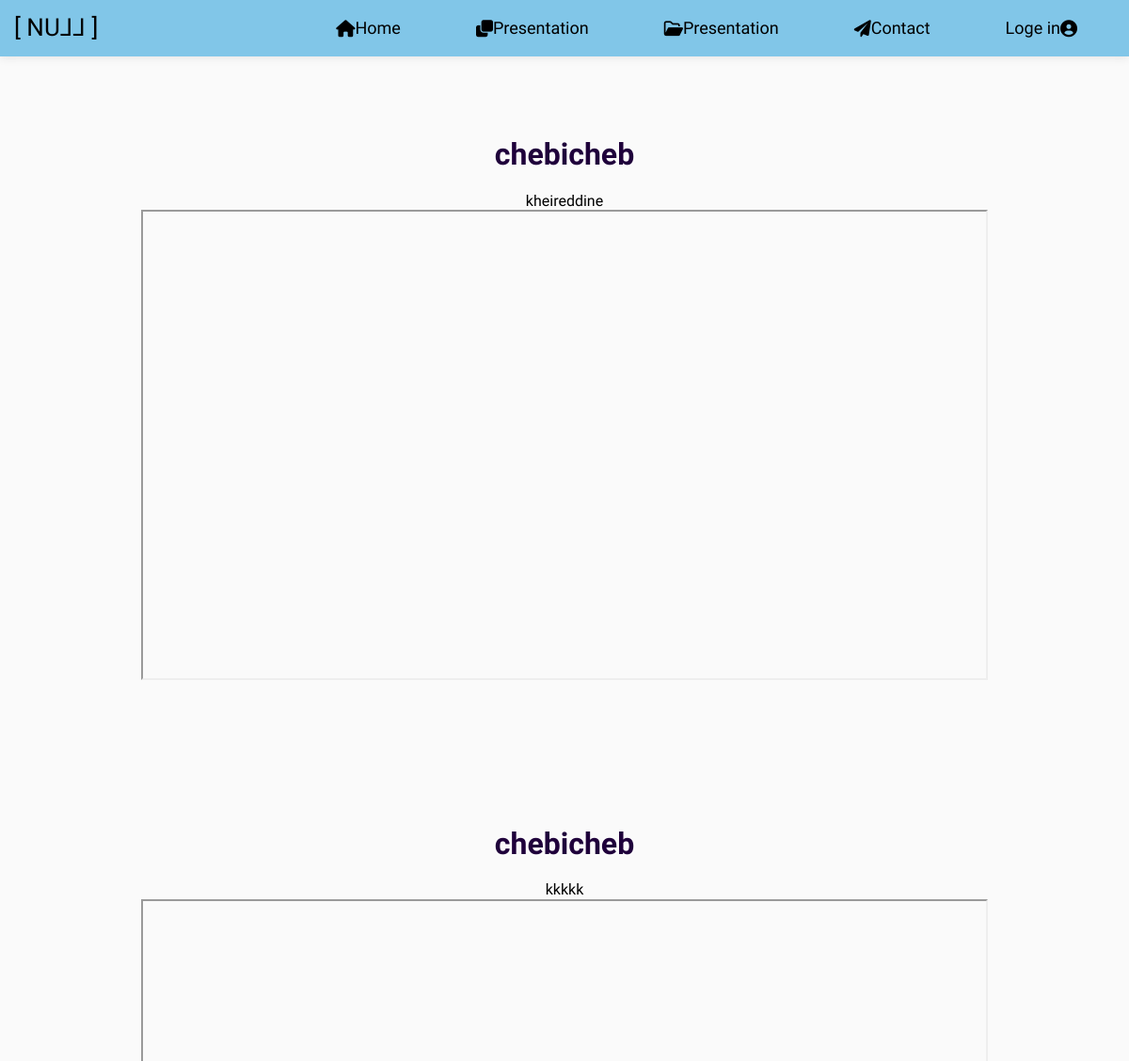
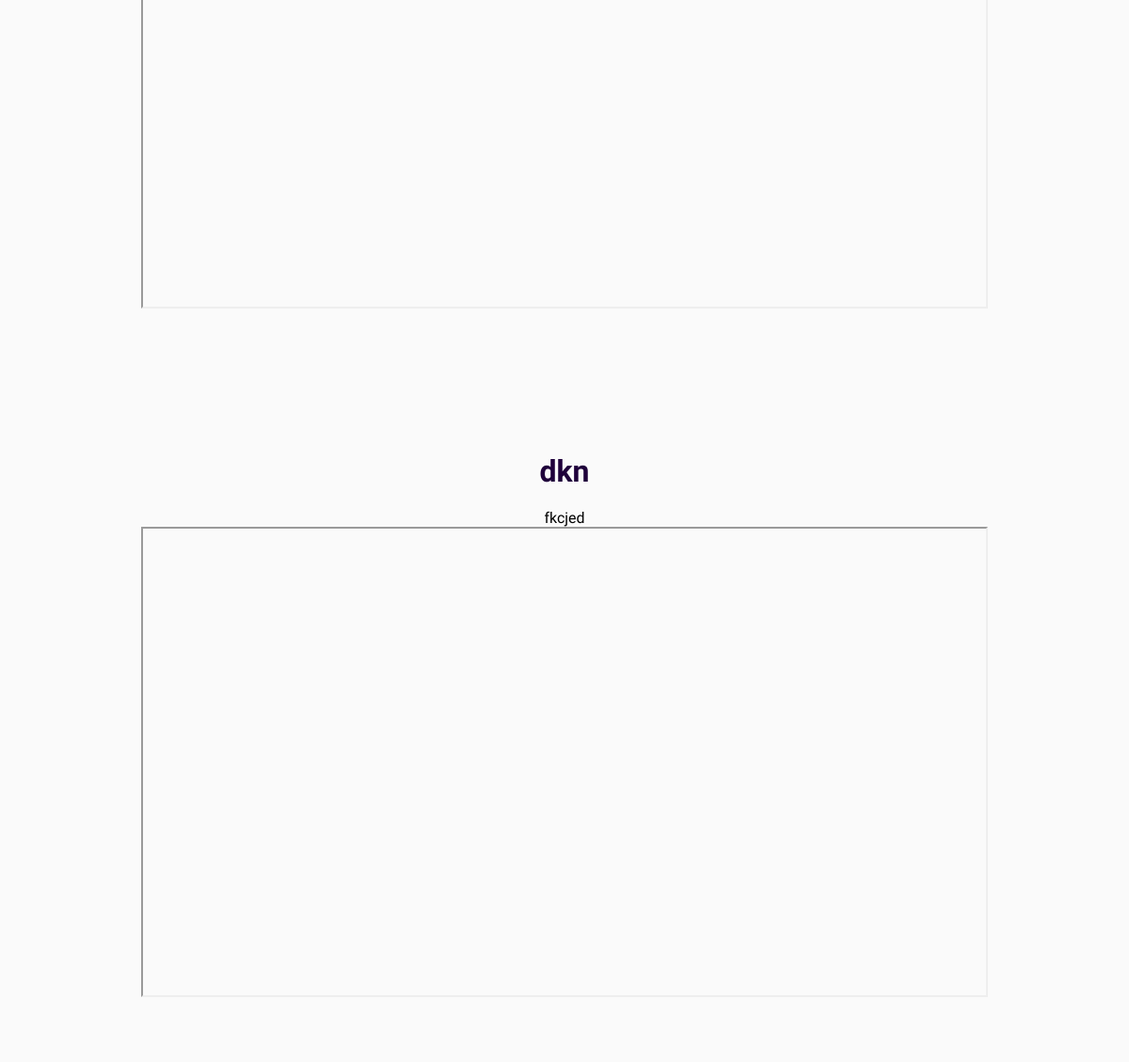
Screenshot of /WebSite1/show_file.php with the database file from the repository (2 pictures, top to bottom).
### tables this page shows
CREATE TABLE IF NOT EXISTS `document` (
  `id_do` int(11) NOT NULL AUTO_INCREMENT,
  `name_d` varchar(200) NOT NULL,
  `path_d` varchar(400) NOT NULL,
  `auter_by` varchar(200) NOT NULL,
  `des_d` varchar(500) NOT NULL,
  PRIMARY KEY (`id_do`)
);

### WebSite1/show_file.php (the view, shortened to what this page needs)
<?php
include ('include/header.php');
include('config.php');
$select_file="select * from document";
$get_co=mysqli_query($conn,$select_file);
while ($run_file=mysqli_fetch_array($get_co)) {
    $nameF=$run_file['name_d'];
    $path=$run_file['path_d'];
    $auter=$run_file['auter_by'];
    echo "
    <div class='containert'>
<div class='sub-container'>
<div class='temes'>
    <h1 class='names'>$nameF</h1>
    <p class='auter'>$auter</p>
    <iframe src='admin/Docmnt/$path' height='500' width='900'></iframe>
</div>
</div>
</div>";
}
?>

### WebSite1/css/len.css (style rules this page uses)
* { -webkit-box-sizing: border-box; -moz-box-sizing: border-box; box-sizing: border-box; margin: 0; padding: 0; }
:root { --main-color: #42C2FF; --main-color-alt: #000000; --main-transition: .3s ease; --main-padding-top: 100px; --main-padding-bottom: 100px; --section-background:#ececec; }
html { scroll-behavior: smooth; }
body { font-family: 'Work Sans', sans-serif; background-color: white; padding: 0; margin: 0; overflow-x: hidden; text-align: center; }
.containert { text-align: center; background: #fafafa; }
.sub-container { max-width: 1200px; margin: auto; padding: 30px 0; display: flex; flex-wrap: wrap; justify-content: center; }
.temes { margin: 13px; padding: 22px; cursor: pointer; transform: 0.5s; height: auto; width: auto; box-sizing: border-box; }
h1 { font-size: 3.5em; color: #1f003b; }
* { margin: 0; padding: 0; box-sizing: border-box; }

### rows the page displays
document: name_d "chebicheb", auter_by "kheireddine"
document: name_d "chebicheb", auter_by "kkkkk"
document: name_d "dkn", auter_by "fkcjed"
